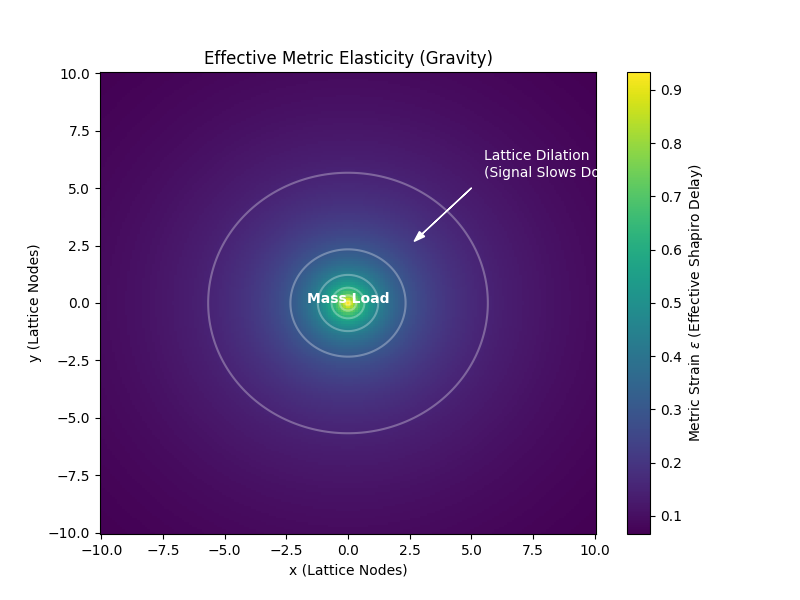

The Python source for this figure:
import numpy as np
import matplotlib.pyplot as plt

def run_strain_sim():
    print("LCT Simulation A: Metric Elasticity (Gravity as Strain)")
    
    # 1. Grid Setup
    x = np.linspace(-10, 10, 200)
    y = np.linspace(-10, 10, 200)
    X, Y = np.meshgrid(x, y)
    
    # 2. Define Mass Source
    # Mass at (0,0) creates a stress load on the lattice
    R = np.sqrt(X**2 + Y**2)
    
    # 3. Calculate Strain Field (Epsilon)
    # Strain decays as 1/R from the source. 
    # We add a small regularization term (+1.0) to avoid infinity at R=0
    Strain = 1.0 / (R + 1.0)
    
    # 4. Plot
    plt.figure(figsize=(8, 6))
    
    # Plot the Strain Intensity (Heatmap)
    # Viridis colormap: Yellow = High Strain (Time Dilation), Purple = Low Strain (Flat Space)
    plt.pcolormesh(X, Y, Strain, shading='auto', cmap='viridis')
    plt.colorbar(label=r'Metric Strain $\epsilon$ (Effective Shapiro Delay)')
    
    # Add contour lines to visualize "Equipotential" surfaces
    plt.contour(X, Y, Strain, colors='white', alpha=0.3)
    
    plt.title("Effective Metric Elasticity (Gravity)")
    plt.xlabel("x (Lattice Nodes)")
    plt.ylabel("y (Lattice Nodes)")
    
    # Annotate
    plt.text(0, 0, "Mass Load", color='white', ha='center', fontweight='bold')
    plt.arrow(5, 5, -2, -2, color='white', head_width=0.3)
    # Use raw string for newlines to avoid syntax errors
    plt.text(5.5, 5.5, "Lattice Dilation\n(Signal Slows Down)", color='white')
    
    plt.show()

if __name__ == "__main__":
    run_strain_sim()
